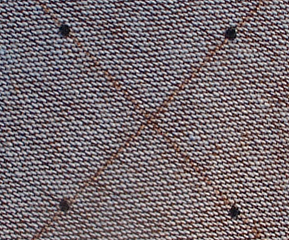
#> input picture cv08-segmentation/cv08_im1.bmp, 289 x 240 px, found by its file name
$ python main.py
#> lines starting #> are read from the running program, lines starting #| are printed output that depends on the picture; after the words box and inside, x2 and y2 are one past the last pixel; in counts of white or black regions, pixels touching at a corner belong together
### cv08-segmentation/table.py
class Table:

    def __init__(self):
        self.lists = []

    def update_table(self, not_zero_neighbours: list, debug=False):
        """
        Update the table of lists with the new values.
        """
        if debug:
            print(f"\tlists: {self.lists}")
            print(f"\tnot_zero_neighbours: {not_zero_neighbours}\n")

        matched_lists = []

        # find all lists that contain at least one value from neighbours
        for l in self.lists:
            if any(value in l for value in not_zero_neighbours):
                matched_lists.append(l)

        # if no list contains these values, create a new sublist
        if not matched_lists:
            self.lists.append(list(not_zero_neighbours))
            return

        # merge all lists together
        merged_list = set()
        for l in matched_lists:
            merged_list.update(l)
            self.lists.remove(l)  # remove merged lists from the original list

        merged_list.update(not_zero_neighbours)  # add new neighbours
        self.lists.append(list(merged_list))  # add merged list to the orig list

    def get_value_by(self, value, by_fun):
        """
        Get the value from the table by the given function.
        """
        for l in self.lists:
            if value in l:
                return by_fun(l)
        return value


    def __str__(self):
        return str(self.lists)

    def __repr__(self):
        return str(self.lists)


### cv08-segmentation/main.py
import cv2
import numpy as np
import matplotlib.pyplot as plt
import pprint

from table import Table


def erode(img, kernel):
    """Erode the image using the given kernel."""
    return cv2.erode(img, kernel)

def dilate(img, kernel):
    """Dilate the image using the given kernel."""
    return cv2.dilate(img, kernel)

def open_img(img, kernel):
    """Open the image using the given kernel."""
    return dilate(erode(img, kernel), kernel)

def close_img(img, kernel):
    """Close the image using the given kernel."""
    return erode(dilate(img, kernel), kernel)

def colouring_areas(bin_img, debug=False):
    counter = 2
    counters_table = Table()

    # add zero padding to upper, left and right side
    img = np.pad(bin_img, ((1, 0), (1, 1)), mode='constant', constant_values=0)

    if debug:
        print(bin_img.shape)
        print(img.shape)
        print()
        print("\nOriginal img:\n" + "="*50)
        pprint.pprint(bin_img)

        print("\nProcess of table updating:")

    # first pass - assign values to pixels
    for x in range(1, img.shape[0] - 1):
        for y in range(1, img.shape[1]):
            if img[x, y] == 0:
                continue
            elif img[x, y] == 1:
                # check neighbours from mask
                mask = [img[x, y-1], img[x-1, y-1], img[x-1, y], img[x-1, y+1]]

                # if all neighbours are zero, assign counter value to current pixel
                max_value = max(mask)
                if max_value == 0:
                    img[x, y] = counter
                    counters_table.update_table([counter])
                    counter += 1
                # else assign minimum value from neighbours
                else:
                    img[x, y] = max_value
                    not_zero = set([int(x) for x in mask if x != 0])
                    counters_table.update_table(list(not_zero), debug=debug)


    # return to original size
    img = img[1:, 1:-1]

    if debug:
        print("\nFisrt pass:\n" + "="*50)
        pprint.pprint(img)

    # second pass - assign the highest value to all connected pixels
    for x in range(img.shape[0]):
        for y in range(img.shape[1]):
            if img[x, y] == 0:
                continue
            else:
                # assign the highest value to the pixel
                img[x, y] = counters_table.get_value_by(img[x, y], by_fun=max)

    if debug:
        print("\nSecond pass:\n" + "="*50)
        pprint.pprint(img)

    return img.copy()


def get_centroids(img):
    """
    Get centroids of the separate areas in the image. Also returns the area size.
    """
    M, N = img.shape
    centroids = []
    # create meshgrid for x and y coordinates
    y_coords, x_coords = np.meshgrid(np.arange(M), np.arange(N), indexing="ij")

    # per every unique value in image:
    for target_value in np.unique(img):
        # skip zeros
        if target_value == 0:
            continue

        # get positions of the target value in the image
        mask = (img == target_value)
        m00 = np.sum(mask)  # total number of target values
        m10 = np.sum(x_coords * mask)  # sum of x coordinates
        m01 = np.sum(y_coords * mask)  # sum of y coordinates

        xt = m10 / m00
        yt = m01 / m00

        centroids.append((int(xt), int(yt), m00))  # save centroid coordinates and area size
    return centroids


def segmentation(rgb, threshold=80):
    """
    Segment the image using the given threshold.
    """
    gray = cv2.cvtColor(rgb, cv2.COLOR_BGR2GRAY)
    hist, _ = np.histogram(gray, bins=256, range=(0, 256))
    hist[:threshold] = 1
    hist[threshold:] = 0
    return hist[gray]


def plot_result(rgb, binary_img, segmented_img, centroids):
    """"
    Plot the results of the segmentation.
    """
    fig, ax = plt.subplots(2, 2, figsize=(10, 7))
    ax[0, 0].imshow(rgb)
    ax[0, 0].set_title("Original img")
    ax[0, 1].imshow(binary_img, cmap="gray")
    ax[0, 1].set_title("Processed img")
    ax[1, 0].imshow(segmented_img, cmap="gray")
    ax[1, 0].set_title("Segmented img")
    ax[1, 1].imshow(rgb)
    ax[1, 1].set_title("Centroids")
    for x, y, _ in centroids:
        ax[1, 1].plot(x, y, 'yx', markersize=10)
    plt.tight_layout()
    plt.show()


##################################################################################################
if __name__ == "__main__":
    cvdir = 'cv08-segmentation/'
    imgs = ["cv08_im1.bmp", "cv08_im2.bmp"]

    rgb1 = cv2.imread(cvdir + imgs[0], cv2.IMREAD_COLOR_RGB)
#> rgb1 is the input picture: shape (240, 289, 3); mean B, G, R 111.1, 106.8, 117.3
    rgb2 = cv2.imread(cvdir + imgs[1], cv2.IMREAD_COLOR_RGB)
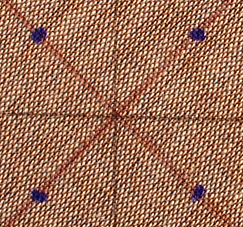
#> input picture cv08-segmentation/cv08_im2.bmp, 243 x 227 px, found by its file name
#> rgb2 is the input picture: shape (227, 243, 3); mean B, G, R 88.7, 112.5, 158.1

    ### 1. Segmentation
    threshold = 80
    binary_img1 = segmentation(rgb1, threshold)
#> in segmentation, `hist, _ = np.histogram(gray, bins=256, range=(0, 256))`: hist = 256 values, max 464 at index 54, min 5 at index 248, mean 270.9
#> in segmentation, `return hist[gray]`:
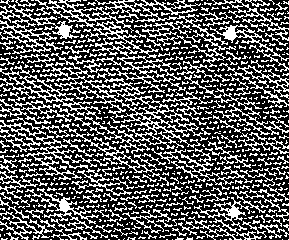
#> returned value: shape (240, 289) int64; values 0 (black) and 1 (white), 35.4% white in thin lines or dots

    R, G, B = rgb2[:,:,0].astype(float), rgb2[:,:,1].astype(float), rgb2[:,:,2].astype(float)
    r = (R * 255) / (R + G + B + 1e-6)
    binary_img2 = (r > 90).astype(np.uint8)
#> binary_img2: shape (227, 243); values 0 (black) and 1 (white), 1.1% white; 4 white regions, box (x1, y1, x2, y2) and area: (31, 27, 47, 44) 176, (190, 28, 206, 41) 151, (31, 189, 48, 202) 149, (192, 185, 205, 201) 133

    ### 2. Filtering (only for img1)
    kernel = np.ones((5, 5), np.uint8)
    binary_img1 = binary_img1.astype(np.uint8)
    segmented_img1 = open_img(binary_img1, kernel)
#> in erode, `return cv2.erode(img, kernel)`: returned value: shape (240, 289); values 0 (black) and 1 (white), 0.18% white; 4 white regions (1 under 20 px), largest, box (x1, y1, x2, y2) and area: (227, 28, 234, 38) 42, (61, 27, 68, 35) 37, (62, 202, 67, 209) 27
#> in dilate, `return cv2.dilate(img, kernel)`: returned value: shape (240, 289); values 0 (black) and 1 (white), 0.58% white; 4 white regions, box (x1, y1, x2, y2) and area: (225, 26, 236, 40) 126, (59, 25, 70, 37) 113, (60, 200, 69, 211) 91, (230, 208, 239, 217) 75

    ### 3. Apply coloring_areas
    processed_img1 = colouring_areas(segmented_img1, debug=False)
#> in colouring_areas, `img = np.pad(bin_img, ((1, 0), (1, 1)), mode='constant', constant_valu..`: img: shape (241, 291); values 0 (black) and 1 (white), 0.58% white; 4 white regions, box (x1, y1, x2, y2) and area: (226, 27, 237, 41) 126, (60, 26, 71, 38) 113, (61, 201, 70, 212) 91, (231, 209, 240, 218) 75
#> after the loop in colouring_areas, `for x in range(1, img.shape[0] - 1):`:
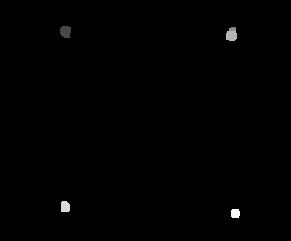
#> img: shape (241, 291); min 0, max 7, mean 0.027; drawn with min black and max white
#> after the loop in colouring_areas, `for x in range(1, img.shape[0] - 1):`: counter = 8
#> after the loop in colouring_areas, `for x in range(img.shape[0]):`: img: shape (240, 289); min 0, max 7, mean 0.0278
    processed_img2 = colouring_areas(binary_img2, debug=False)
#> call 2 of colouring_areas, with debug = False
#> in colouring_areas (call 2), `img = np.pad(bin_img, ((1, 0), (1, 1)), mode='constant', constant_valu..`: img: shape (228, 245); values 0 (black) and 1 (white), 1.1% white; 4 white regions, box (x1, y1, x2, y2) and area: (32, 28, 48, 45) 176, (191, 29, 207, 42) 151, (32, 190, 49, 203) 149, (193, 186, 206, 202) 133
#> after the loop in colouring_areas (call 2), `for x in range(1, img.shape[0] - 1):`:
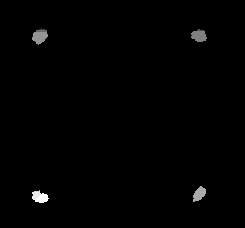
#> img: shape (228, 245); min 0, max 12, mean 0.0865; drawn with min black and max white
#> after the loop in colouring_areas (call 2), `for x in range(1, img.shape[0] - 1):`: counter = 13
#> after the loop in colouring_areas (call 2), `for x in range(img.shape[0]):`:
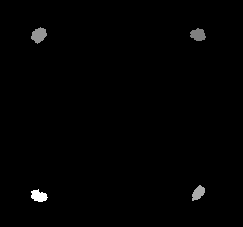
#> img: shape (227, 243); min 0, max 12, mean 0.0905; drawn with min black and max white

    ### 4. Get centroids
    centroids1 = get_centroids(processed_img1)
#> the loop in get_centroids, `for target_value in np.unique(img):` made 5 passes
#> (m00, m10, m01, xt, yt) on passes 2 to 5: (113, 7248, 3414, 64.14, 30.21), (126, 29009, 4158, 230.2, 33), (91, 5804, 18681, 63.78, 205.3), (75, 17542, 15900, 233.9, 212)
#> after the loop in get_centroids, `for target_value in np.unique(img):`: centroids = [(64, 30, 113), (230, 33, 126), (63, 205, 91), (233, 212, 75)]
#> centroids1 has the same summary as centroids in get_centroids
    centroids2 = get_centroids(processed_img2)
#> the loop in get_centroids (call 2), `for target_value in np.unique(img):` made 5 passes
#> (target_value, m00, m10, m01, xt, yt) on passes 2 to 5: (6, 151, 29844, 5184, 197.6, 34.33), (7, 176, 6779, 6104, 38.52, 34.68), (8, 133, 26319, 25614, 197.9, 192.6), (12, 149, 5723, 29148, 38.41, 195.6)
#> centroids2 = [(197, 34, 151), (38, 34, 176), (197, 192, 133), (38, 195, 149)]

    ### 5. Plot results
    plot_result(rgb1, binary_img1, segmented_img1, centroids1)
#> the loop in plot_result, `for x, y, _ in centroids:` made 4 passes
#> (x, y) on passes 1 to 4: (64, 30), (230, 33), (63, 205), (233, 212)
#> in plot_result, `plt.show()`:
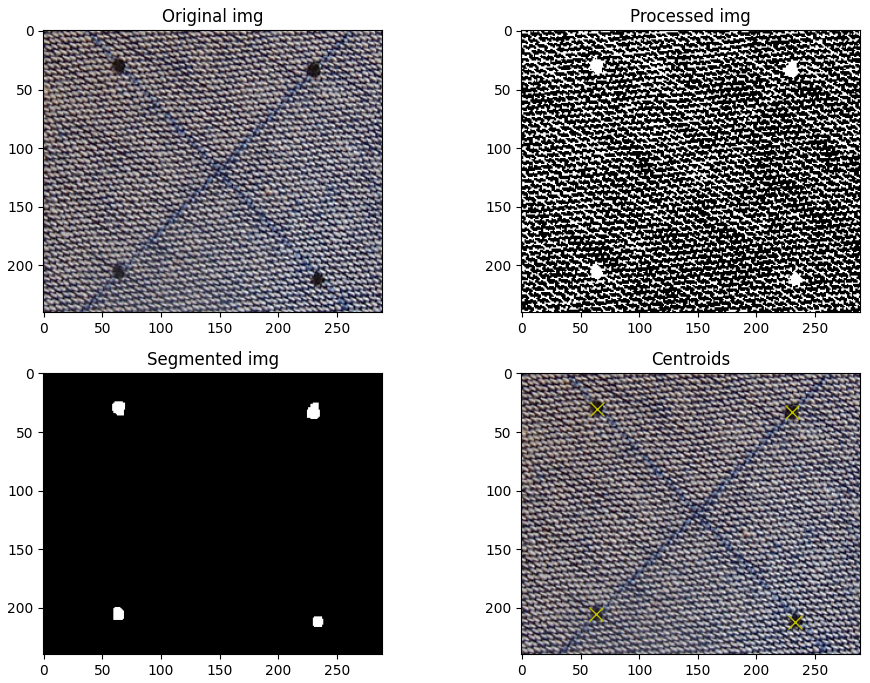
#> figure drawn by matplotlib, 4 panels; B, G, R data is drawn as R, G, B
    plot_result(rgb2, binary_img2, binary_img2, centroids2)
#> the loop in plot_result (call 2), `for x, y, _ in centroids:` made 4 passes
#> (x, y) on passes 1 to 4: (197, 34), (38, 34), (197, 192), (38, 195)
#> in plot_result (call 2), `plt.show()`:
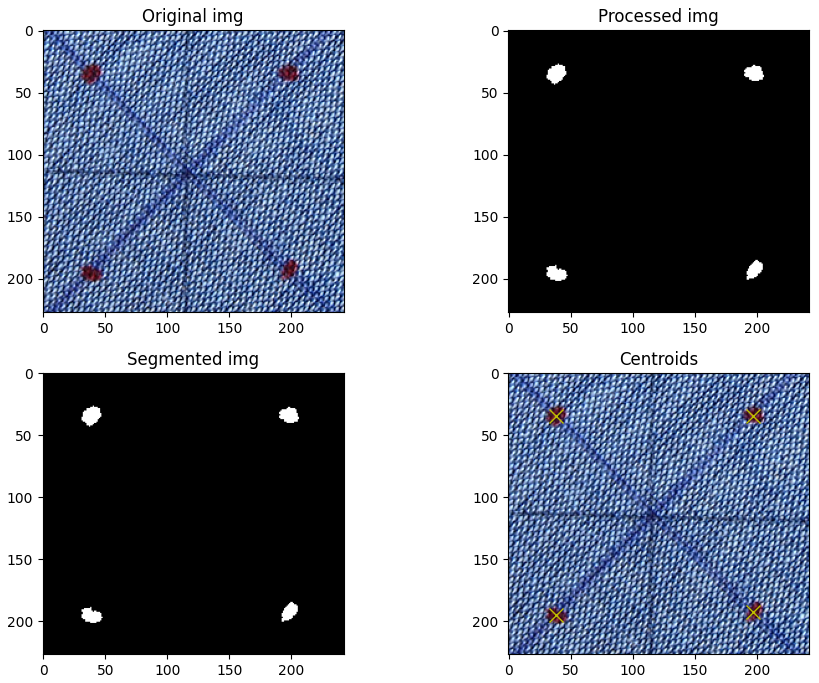
#> figure drawn by matplotlib, 4 panels; B, G, R data is drawn as R, G, B
